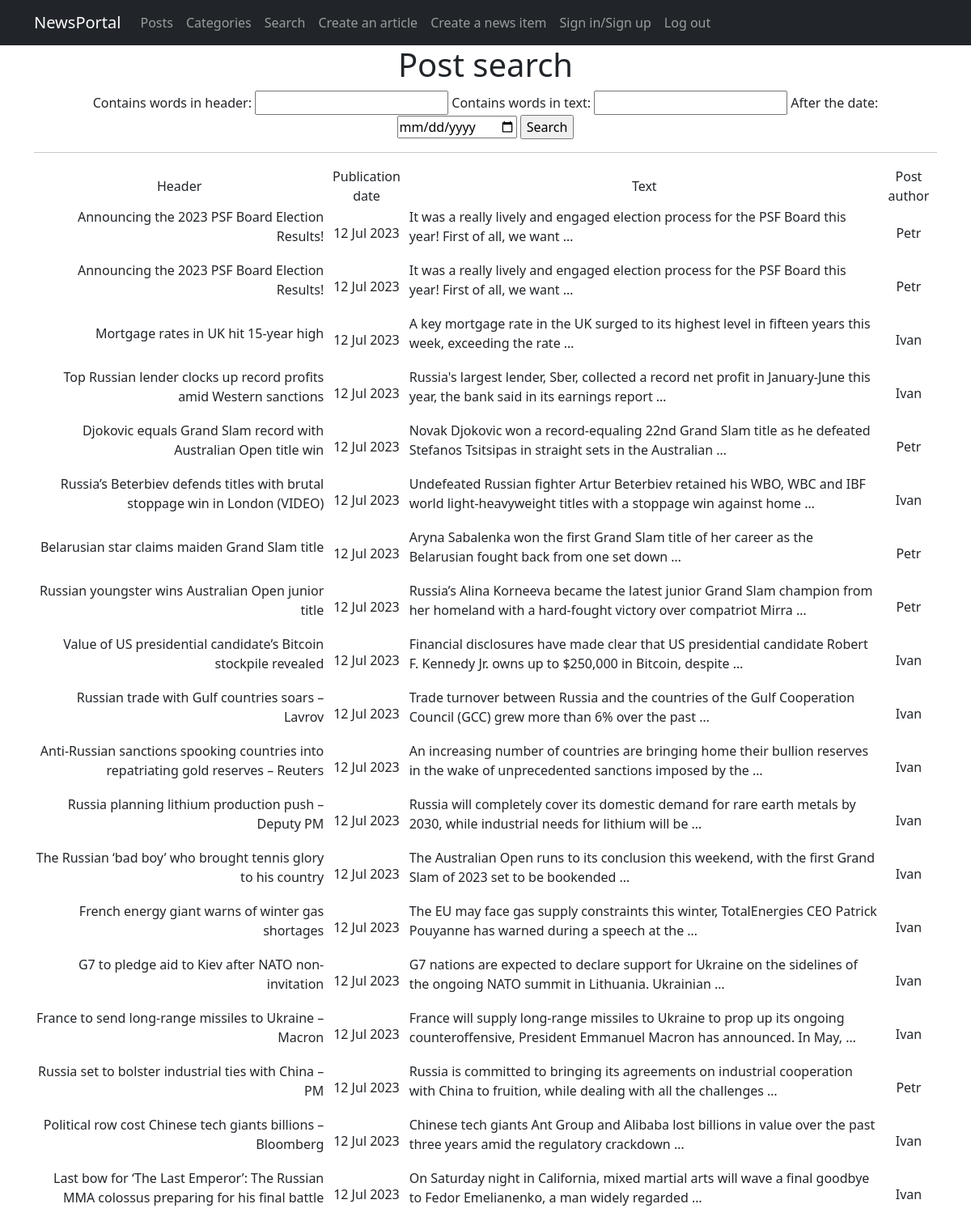
Before: /news_portal/search/ with the older database file.
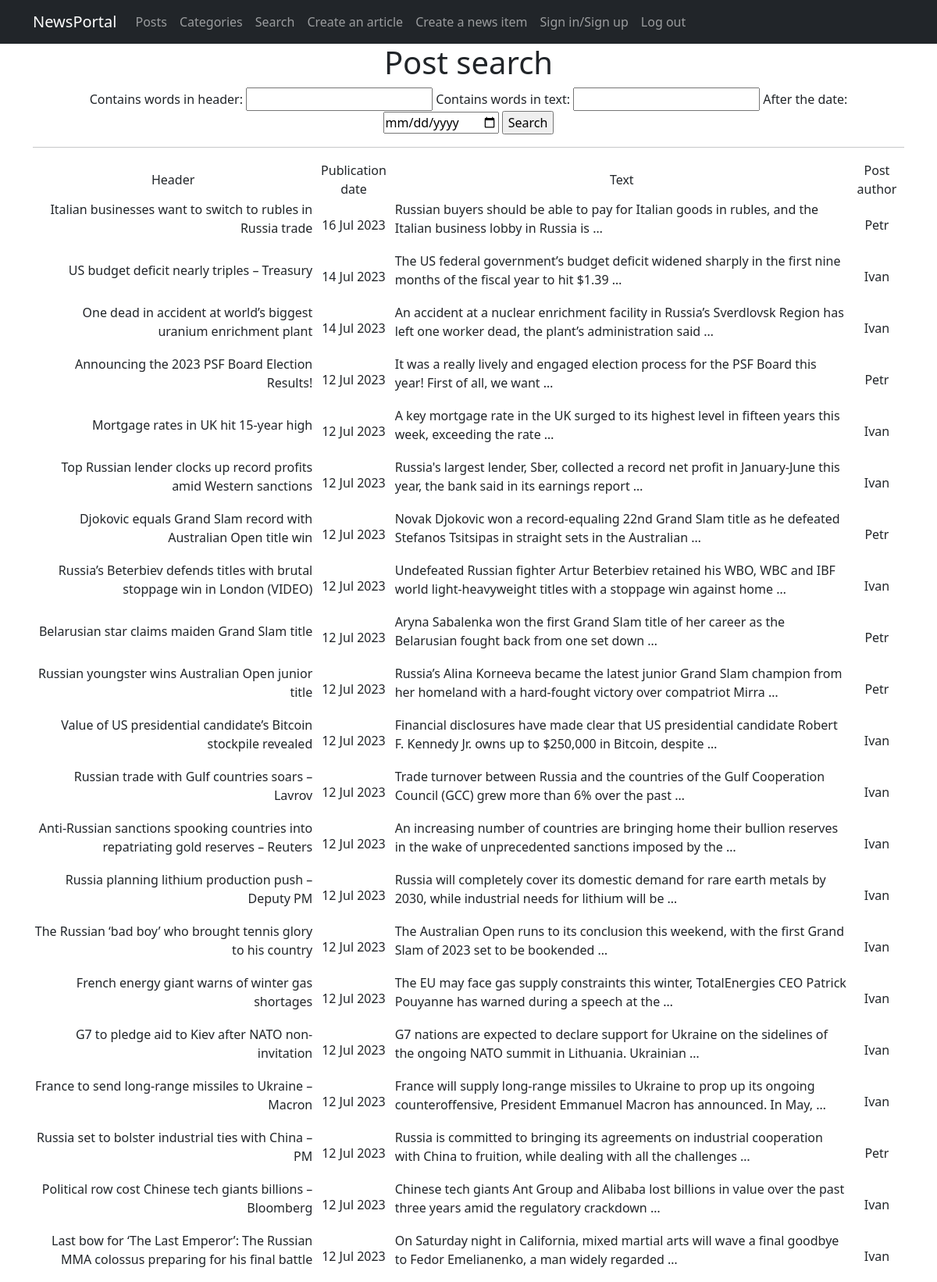
After: the same page with the newer database file.
### news_portal/models.py (models this page shows, shortened)
class Post(models.Model):
    post_type = models.CharField(max_length=2, choices=POST_TYPE, default=article)
    post_pub_date = models.DateTimeField(auto_now_add=True)
    post_header = models.CharField(max_length=255, null=False)
    post_text = models.TextField(null=False)
    post_rating = models.SmallIntegerField(default=0)
    post_auth = models.ForeignKey(Author, on_delete=models.CASCADE)
    post_cat = models.ManyToManyField(Category, through='PostCategory')

class Author(models.Model):
    auth_user = models.OneToOneField(User, on_delete=models.CASCADE)
    auth_rating = models.SmallIntegerField(default=0)
    def __str__(self):
        return self.auth_user.username

### news_portal/views.py (the view)
# urls.py: path('search/', PostSearch.as_view(), name='post_search'),
class PostSearch(ListView):
    model = Post
    template_name = 'post_search.html'
    context_object_name = 'search'
    queryset = Post.objects.order_by('-post_pub_date')
    paginate_by = 10
    def get_context_data(self, **kwargs):
        context = super().get_context_data(**kwargs)
        context['time_now'] = datetime.utcnow()
        context['value1'] = None
        context['filter'] = PostFilter(self.request.GET, queryset=self.get_queryset())
        context['categories'] = Category.objects.all()
        context['authors'] = Author.objects.all()
        context['form'] = PostForm()
        return context

### news_portal/forms.py (shortened to what this page needs)
class PostForm(forms.ModelForm):
    post_text = forms.CharField(min_length=100)
    class Meta:
        model = Post
        fields = [
            'post_header',
            'post_text',
            'post_cat',
            'post_auth'
        ]

### news_portal/templatetags/custom_filters.py (called while the page is built)
@register.filter()
def censor(value):
    censored_words = ['ass', 'bitch', 'cock', 'fuck']
    cen_text = value.split()
    for i in censored_words:
        for words in cen_text:
            if i in words:
                psn_in_text = cen_text.index(words)
                cen_text.remove(words)
                cen_text.insert(psn_in_text, i[0] + '*' * (len(i)-1))
    return " ".join(cen_text)

### templates/post_search.html (shortened to what this page needs)
{% extends 'fpages/default.html' %}
{% load custom_filters %}
{% block content %}
<h1>Post search</h1>
<form action="" method="GET">
    {{ filter.form }}
    <input type="submit" value="Search">
</form>
<hr>
        <table>
            <tr>
            <td>Header</td>
            <td>Publication date</td>
            <td>Text</td>
            <td>Post author</td>
        </tr>
            {% for new in filter.qs %}
                <tr>
                    <td> <p style="text-align: right;">
                        {{ new.post_header|censor }}
                    </p></td>
                    <td>
                        {{ new.post_pub_date|date:'d M Y' }}
                    </td>
                    <td> <p style="text-align: left;">
                        {{ new.post_text|truncatewords:20|censor }}
                    </p></td>
                    <td>
                        {{ new.post_auth }}
                    </td>
                </tr>
            {% endfor %}
        </table>
{% endblock content %}

### templates/fpages/default.html (shortened to what this page needs)
<!DOCTYPE html>
<html lang="en">
    <head>
        {% load static %}
        <link href="{% static 'css/styles.css' %}" rel="stylesheet" />
    </head>
    <body>
        <nav class="navbar navbar-expand-lg navbar-dark bg-dark static-top">
           <div class="container">
               <a class="navbar-brand" href="#">NewsPortal</a>
               <div class="collapse navbar-collapse" id="navbarResponsive">
                   <ul class="navbar-nav ml-auto">
                       <li class="nav-item active">
                           <a class="nav-link" href="/news_portal/">Posts</a>
                       </li>
                       <li class="nav-item active">
                           <a class="nav-link" href="/news_portal/categories/">Categories</a>
                       </li>
                       <li class="nav-item">
                           <a class="nav-link" href="/news_portal/search/">Search</a>
                       </li>
                       <li class="nav-item">
                           <a class="nav-link" href="/news_portal/articles/create/">Create an article</a>
                       </li>
                       <li class="nav-item">
                           <a class="nav-link" href="/news_portal/news/create/">Create a news item</a>
                       </li>
                       <li class="nav-item">
                           <a class="nav-link" href="/accounts/login">Sign in/Sign up</a>
                       </li>
                       <li class="nav-item">
                           <a class="nav-link" href="/sign/logout/">Log out</a>
                       </li>
                   </ul>
               </div>
           </div>
        </nav>
        <div class="container">
           <div class="row">
               <div class="col-lg-12 text-center">
                   {% block content %}{% endblock content %}
               </div>
           </div>
        </div>
    </body>
</html>

Changed rows visible on the page:
removed Post: post_header|censor "Announcing the 2023 PSF Board Election Results!", post_pub_date "12 Jul 2023", post_text|censor "It was a really lively and engaged election process for the PSF Board this year! First of all, we want …", post_auth "Petr"
added Post: post_header|censor "Italian businesses want to switch to rubles in Russia trade", post_pub_date "16 Jul 2023", post_text|censor "Russian buyers should be able to pay for Italian goods in rubles, and the Italian business lobby in Russia is …", post_auth "Petr"
added Post: post_header|censor "US budget deficit nearly triples – Treasury", post_pub_date "14 Jul 2023", post_text|censor "The US federal government’s budget deficit widened sharply in the first nine months of the fiscal year to hit $1.39 …", post_auth "Ivan"
added Post: post_header|censor "One dead in accident at world’s biggest uranium enrichment plant", post_pub_date "14 Jul 2023", post_text|censor "An accident at a nuclear enrichment facility in Russia’s Sverdlovsk Region has left one worker dead, the plant’s administration said …", post_auth "Ivan"
